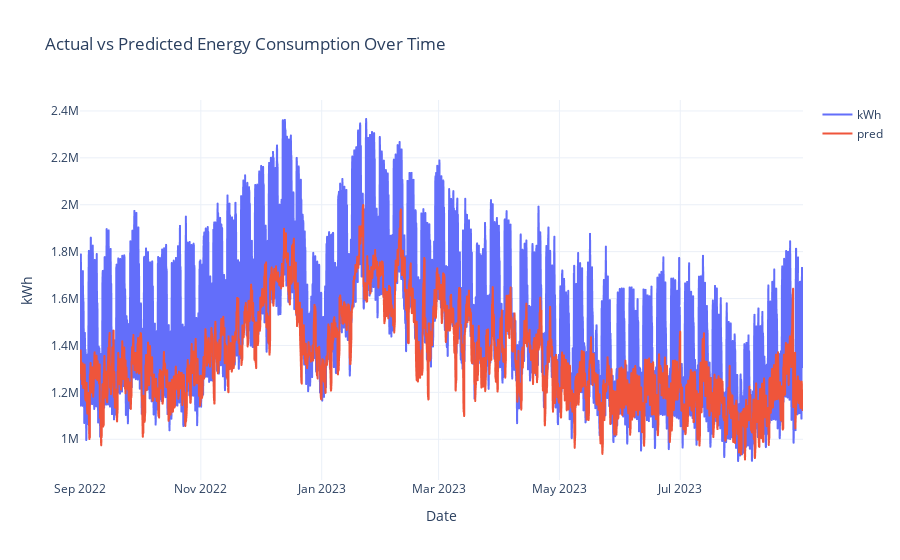

Here is the notebook cell this chart was saved with:
### Code cell
fig = px.line(
    y_preds_val.reset_index(),
    x="datetime",
    y=["kWh", "pred"],
    labels={
        "datetime": "Date",
        "value": "Energy Consumption (kWh)",
        "variable": "Series",
    },
    title="Actual vs Predicted Energy Consumption Over Time",
)

# Customize the layout
fig.update_layout(
    template="plotly_white",
    legend=dict(title=""),
    xaxis_title="Date",
    yaxis_title="kWh",
)

### Figure 1 — Plotly figure (JSON) as saved in the notebook; plotly's stock layout.template omitted (floating-point values rounded to 4 significant figures; data arrays with more than 128 entries replaced by an {"elided": "..."} marker saying what was removed)
{"data": [{"hovertemplate": "Series=kWh<br>Date=%{x}<br>Energy Consumption (kWh)=%{y}<extra></extra>", "legendgroup": "kWh", "line": {"color": "#636efa", "dash": "solid"}, "marker": {"symbol": "circle"}, "mode": "lines", "name": "kWh", "showlegend": true, "type": "scattergl", "x": {"elided": "8760 str values"}, "xaxis": "x", "y": {"elided": "8760 float values"}, "yaxis": "y"}, {"hovertemplate": "Series=pred<br>Date=%{x}<br>Energy Consumption (kWh)=%{y}<extra></extra>", "legendgroup": "pred", "line": {"color": "#EF553B", "dash": "solid"}, "marker": {"symbol": "circle"}, "mode": "lines", "name": "pred", "showlegend": true, "type": "scattergl", "x": {"elided": "8760 str values"}, "xaxis": "x", "y": {"elided": "8760 float values"}, "yaxis": "y"}], "layout": {"legend": {"title": {"text": ""}, "tracegroupgap": 0}, "title": {"text": "Actual vs Predicted Energy Consumption Over Time"}, "xaxis": {"anchor": "y", "domain": [0, 1], "title": {"text": "Date"}}, "yaxis": {"anchor": "x", "domain": [0, 1], "title": {"text": "kWh"}}}}
